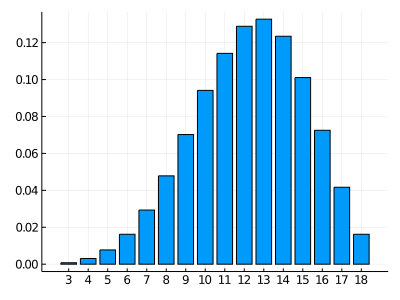

Generate this figure with Julia:
using Dices, Plots

begin
  v, f = Dices.histogram(drop(4d6), normalize=true)
  Plots.bar(v, f, size=(400,300), leg=false)
  xticks!(v)
  png("4d6D1")
end
